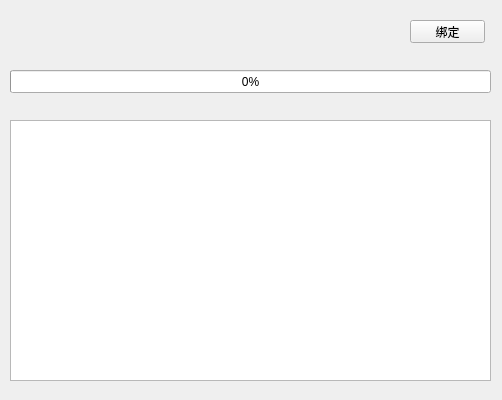
<?xml version="1.0" encoding="UTF-8"?>
<ui version="4.0">
 <class>server_fileClass</class>
 <widget class="QWidget" name="server_fileClass">
  <property name="geometry">
   <rect>
    <x>0</x>
    <y>0</y>
    <width>502</width>
    <height>400</height>
   </rect>
  </property>
  <property name="windowTitle">
   <string>server_file</string>
  </property>
  <widget class="QProgressBar" name="progressBar">
   <property name="geometry">
    <rect>
     <x>10</x>
     <y>70</y>
     <width>481</width>
     <height>23</height>
    </rect>
   </property>
   <property name="value">
    <number>0</number>
   </property>
  </widget>
  <widget class="QTextEdit" name="te_show">
   <property name="geometry">
    <rect>
     <x>10</x>
     <y>120</y>
     <width>481</width>
     <height>261</height>
    </rect>
   </property>
  </widget>
  <widget class="QPushButton" name="btn_listen">
   <property name="geometry">
    <rect>
     <x>410</x>
     <y>20</y>
     <width>75</width>
     <height>23</height>
    </rect>
   </property>
   <property name="text">
    <string>绑定</string>
   </property>
  </widget>
  <widget class="QWidget" name="">
   <property name="geometry">
    <rect>
     <x>20</x>
     <y>20</y>
     <width>361</width>
     <height>22</height>
    </rect>
   </property>
   <layout class="QHBoxLayout" name="horizontalLayout">
    <item>
     <widget class="QLabel" name="label">
      <property name="text">
       <string>服务器ip:</string>
      </property>
     </widget>
    </item>
    <item>
     <widget class="QLineEdit" name="lineEdit_serverip">
      <property name="text">
       <string>192.168.137.1</string>
      </property>
     </widget>
    </item>
    <item>
     <widget class="QLabel" name="label_2">
      <property name="text">
       <string>服务器port:</string>
      </property>
     </widget>
    </item>
    <item>
     <widget class="QLineEdit" name="lineEdit_serverport">
      <property name="text">
       <string>9000</string>
      </property>
     </widget>
    </item>
   </layout>
  </widget>
 </widget>
 <layoutdefault spacing="6" margin="11"/>
 <resources>
  <include location="server_file.qrc"/>
 </resources>
 <connections>
  <connection>
   <sender>btn_listen</sender>
   <signal>clicked()</signal>
   <receiver>server_fileClass</receiver>
   <slot>btn_bind_button_clicked()</slot>
   <hints>
    <hint type="sourcelabel">
     <x>460</x>
     <y>29</y>
    </hint>
    <hint type="destinationlabel">
     <x>416</x>
     <y>-51</y>
    </hint>
   </hints>
  </connection>
 </connections>
 <slots>
  <slot>btn_bind_button_clicked()</slot>
 </slots>
</ui>
